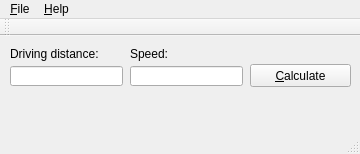
<?xml version="1.0" encoding="UTF-8"?>
<ui version="4.0">
 <class>MainWindow</class>
 <widget class="QMainWindow" name="MainWindow">
  <property name="geometry">
   <rect>
    <x>0</x>
    <y>0</y>
    <width>360</width>
    <height>154</height>
   </rect>
  </property>
  <property name="windowTitle">
   <string>Driving Time</string>
  </property>
  <widget class="QWidget" name="centralWidget">
   <widget class="QLabel" name="drivingLabel">
    <property name="geometry">
     <rect>
      <x>10</x>
      <y>10</y>
      <width>111</width>
      <height>16</height>
     </rect>
    </property>
    <property name="text">
     <string>Driving distance:</string>
    </property>
   </widget>
   <widget class="QLabel" name="speedLabel">
    <property name="geometry">
     <rect>
      <x>130</x>
      <y>10</y>
      <width>111</width>
      <height>16</height>
     </rect>
    </property>
    <property name="text">
     <string>Speed:</string>
    </property>
   </widget>
   <widget class="QLineEdit" name="distanceEdit">
    <property name="geometry">
     <rect>
      <x>10</x>
      <y>30</y>
      <width>113</width>
      <height>20</height>
     </rect>
    </property>
   </widget>
   <widget class="QLineEdit" name="speedEdit">
    <property name="geometry">
     <rect>
      <x>130</x>
      <y>30</y>
      <width>113</width>
      <height>20</height>
     </rect>
    </property>
   </widget>
   <widget class="QPushButton" name="calculateButton">
    <property name="geometry">
     <rect>
      <x>250</x>
      <y>28</y>
      <width>101</width>
      <height>23</height>
     </rect>
    </property>
    <property name="text">
     <string>&amp;Calculate</string>
    </property>
   </widget>
   <widget class="QLabel" name="label">
    <property name="geometry">
     <rect>
      <x>10</x>
      <y>60</y>
      <width>47</width>
      <height>41</height>
     </rect>
    </property>
    <property name="text">
     <string/>
    </property>
    <property name="pixmap">
     <pixmap resource="resources.qrc">:/Common/48x48/car_sedan_blue.png</pixmap>
    </property>
   </widget>
   <widget class="QLabel" name="label_2">
    <property name="geometry">
     <rect>
      <x>300</x>
      <y>60</y>
      <width>47</width>
      <height>41</height>
     </rect>
    </property>
    <property name="text">
     <string/>
    </property>
    <property name="pixmap">
     <pixmap resource="resources.qrc">:/Common/48x48/flag_united_kingdom.png</pixmap>
    </property>
   </widget>
   <widget class="QLabel" name="resultLabel">
    <property name="geometry">
     <rect>
      <x>70</x>
      <y>60</y>
      <width>221</width>
      <height>41</height>
     </rect>
    </property>
    <property name="text">
     <string/>
    </property>
   </widget>
  </widget>
  <widget class="QMenuBar" name="menuBar">
   <property name="geometry">
    <rect>
     <x>0</x>
     <y>0</y>
     <width>360</width>
     <height>21</height>
    </rect>
   </property>
   <widget class="QMenu" name="menuFile">
    <property name="title">
     <string>&amp;File</string>
    </property>
    <addaction name="actionCalculate"/>
    <addaction name="separator"/>
    <addaction name="actionExit"/>
   </widget>
   <widget class="QMenu" name="menuHelp">
    <property name="title">
     <string>&amp;Help</string>
    </property>
    <addaction name="actionAbout"/>
   </widget>
   <addaction name="menuFile"/>
   <addaction name="menuHelp"/>
  </widget>
  <widget class="QToolBar" name="mainToolBar">
   <attribute name="toolBarArea">
    <enum>TopToolBarArea</enum>
   </attribute>
   <attribute name="toolBarBreak">
    <bool>false</bool>
   </attribute>
  </widget>
  <widget class="QStatusBar" name="statusBar"/>
  <action name="actionCalculate">
   <property name="text">
    <string>&amp;Calculate</string>
   </property>
  </action>
  <action name="actionExit">
   <property name="text">
    <string>E&amp;xit</string>
   </property>
  </action>
  <action name="actionAbout">
   <property name="text">
    <string>&amp;About...</string>
   </property>
  </action>
 </widget>
 <layoutdefault spacing="6" margin="11"/>
 <resources>
  <include location="resources.qrc"/>
 </resources>
 <connections/>
</ui>
